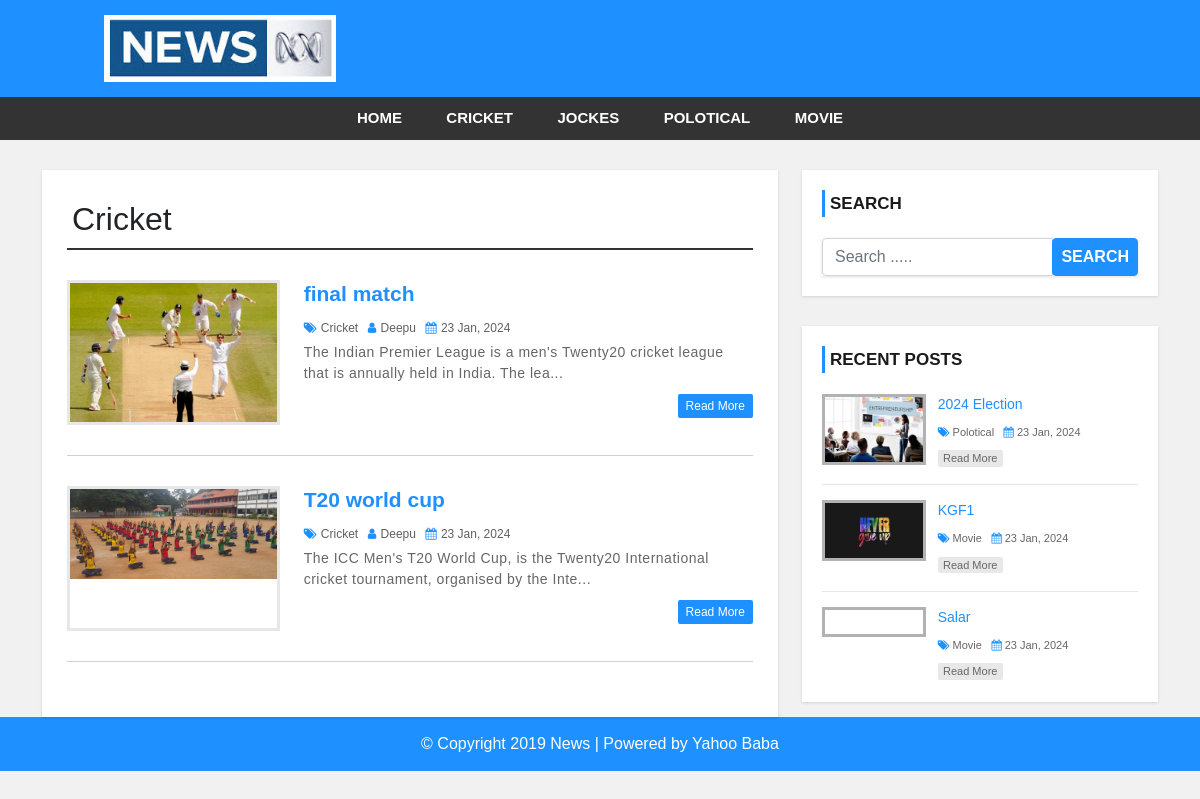
The page /category.php?pid=2 on the database its author committed.
### tables this page shows
CREATE TABLE `category` (
  `category_id` int(20) NOT NULL,
  `category_name` varchar(255) NOT NULL,
  `category_post` int(5) NOT NULL
);

CREATE TABLE `post` (
  `p_id` int(5) NOT NULL,
  `p_description` varchar(500) NOT NULL,
  `p_title` varchar(255) NOT NULL,
  `p_category` int(5) NOT NULL,
  `p_date` varchar(255) NOT NULL,
  `p_author` varchar(255) NOT NULL,
  `p_img` varchar(255) NOT NULL
);

CREATE TABLE `users` (
  `u_id` int(5) NOT NULL,
  `u_fname` varchar(255) NOT NULL,
  `u_lname` varchar(255) NOT NULL,
  `u_user` varchar(255) NOT NULL,
  `u_pwd` varchar(255) NOT NULL,
  `u_email` varchar(255) NOT NULL,
  `u_role` int(5) NOT NULL,
  `otp` int(20) DEFAULT NULL
);

### category.php (the view, shortened to what this page needs)
<?php include 'header.php';
global $con;
$pid=$_REQUEST['pid'];
$sql="select * from post left join category on post.p_category=category.category_id left join users on post.p_author=users.u_id where category_id=$pid order by post.p_id";
$rs=mysqli_query($con,$sql) or die(mysqli_error($con));
?>
    <div id="main-content">
      <div class="container">
        <div class="row">
            <div class="col-md-8">
                <div class="post-container">
                    <?php
                        $sql1="select * from category where category_id=$pid";
                        $rs1=mysqli_query($con,$sql1) or die(mysqli_error($con));
                        $da=mysqli_fetch_assoc($rs1) or die(mysqli_error($con));
                    ?>
                  <h2 class="page-heading"><?=$da['category_name']?></h2>
                  <?php while($data=mysqli_fetch_assoc($rs)){?>
                    <div class="post-content">
                        <div class="row">
                            <div class="col-md-4">
                                <a class="post-img" href="single.php?id=<?=$data['p_id']?>"><img src="admin/upload/<?=$data['p_img']?>" alt=""/></a>
                            </div>
                            <div class="col-md-8">
                                <div class="inner-content clearfix">
                                    <h3><a href='single.php?id=<?=$data['p_id']?>'><?=$data['p_title']?></a></h3>
                                    <div class="post-information">
                                        <span>
                                            <i class="fa fa-tags" aria-hidden="true"></i>
                                            <a href='category.php'><?=$data['category_name']?></a>
                                        </span>
                                        <span>
                                            <i class="fa fa-user" aria-hidden="true"></i>
                                            <a href='author.php?aid=<?=$data['u_id']?>'><?=$data['u_user']?></a>
                                        </span>
                                        <span>
                                            <i class="fa fa-calendar" aria-hidden="true"></i>
                                            <?=$data['p_date']?>
                                        </span>
                                    </div>
                                    <p class="description">
                                        <?=substr($data['p_description'],0,100)."..."?>
                                    </p>
                                    <a class='read-more pull-right' href='single.php?id=<?=$data['p_id']?>'>read more</a>
                                </div>
                            </div>
                        </div>
                    </div>
                    <?php } ?>
                </div>
            </div>
            <?php include 'sidebar.php'; ?>
        </div>
      </div>
    </div>
<?php include 'footer.php'; ?>

### header.php (shortened to what this page needs)
<?php
global $con;
$sql="select * from category where category_post>0";
$rs=mysqli_query($con,$sql) or die(mysqli_error($con));
?>
<!DOCTYPE html>
<html lang="en">
<head>
    <link href="https://cdn.jsdelivr.net/npm/bootstrap@5.0.2/dist/css/bootstrap.min.css" rel="stylesheet">
    <link rel="stylesheet" href="css/font-awesome.css">
    <link rel="stylesheet" href="css/style.css">
</head>
<body>
<div id="header">
    <div class="container">
        <div class="row">
            <div class=" col-md-offset-4 col-md-4">
                <a href="index.php" id="logo"><img src="images/news.jpg"></a>
            </div>
        </div>
    </div>
</div>
<div id="menu-bar">
    <div class="container">
        <div class="row">
            <div class="col-md-12">
                <ul class='menu'>
                    <li><a href='index.php'>HOME</a></li>
                    <?php while($data=mysqli_fetch_assoc($rs)){?>
                    <li><a href='category.php?pid=<?=$data['category_id']?>'><?=$data['category_name']?></a></li>
                    <?php } ?>
                </ul>
            </div>
        </div>
    </div>
</div>

### sidebar.php (shortened to what this page needs)
<?php
global $con;
$sql="select * from post left join category on post.p_category=category.category_id left join users on post.p_author=users.u_id order by post.p_id desc limit 3";
$rs=mysqli_query($con,$sql) or die(mysqli_error($con));
?>
<div id="sidebar" class="col-md-4">
    <div class="search-box-container">
        <h4>Search</h4>
        <form class="search-post" action="search.php" method ="GET">
            <div class="input-group">
                <input type="text" name="search" class="form-control" placeholder="Search ..... " required>
                <span class="input-group-btn">
                    <button type="submit" class="btn btn-danger">Search</button>
                </span>
            </div>
        </form>
    </div>
    <div class="recent-post-container">
        <h4>Recent Posts</h4>
        <?php while($data=mysqli_fetch_assoc($rs)){?>
        <div class="recent-post">
            <a class="post-img" href="single.php?id=<?=$data['p_id']?>">
                <img src="admin/upload/<?=$data['p_img']?>" alt=""/>
            </a>
            <div class="post-content">
                <h5><a href="single.php?id=<?=$data['p_id']?>"><?=$data['p_title']?></a></h5>
                <span>
                    <i class="fa fa-tags" aria-hidden="true"></i>
                    <a href='category.php'><?=$data['category_name']?></a>
                </span>
                <span>
                    <i class="fa fa-calendar" aria-hidden="true"></i>
                    <?=$data['p_date']?>
                </span>
                <a class="read-more" href="single.php">read more</a>
            </div>
        </div>
        <?php } ?>
</div>

### css/style.css (style rules this page uses)
body { background: #f1f1f1; font-family: sans-serif,arial,Helvetica; }
a, a:hover, a:focus { text-decoration: none; outline: none; }
ul { margin:0; padding:0; list-style:none; }
h2.page-heading { margin: 5px 0 30px; padding: 0 5px 10px; border-bottom: 2px solid #333; }
form { background: #fff; padding: 25px; box-shadow:0 1px 3px rgba(0, 0, 0, 0.13); }
#header { background: #1e90ff; text-align: center; padding: 15px; }
#logo { display: inline-block; width: 65%; }
#logo img { width: 100%; }
#menu-bar { background: #333; text-align: center; }
#menu-bar .menu > li { display: inline-block; }
.menu > li > a { padding: 10px 20px; display: block; text-transform: uppercase; color: #fff; font-size: 15px; font-weight:600; transition:all 0.5s ease 0s; }
#main-content { padding: 30px 0; min-height: 750px; }
#main-content .post-container { background-color: #fff; padding: 25px; box-shadow: 0 1px 3px rgba(0, 0, 0, 0.13); }
#main-content .post-content { border-bottom: 1px solid #d1d1d1; padding: 0 0 30px; margin-bottom:30px; }
#main-content .post-content img { width: 100%; }
#main-content .post-content .post-img { border: 3px solid #e7e7e7; display: block; height: 145px; overflow: hidden; transition: border .3s; }
#main-content .post-content h3 { font-size: 21px; line-height: 28px; font-weight: 600; margin: 0 0 7px; }
#main-content .post-content h3 a { color: #1e90ff; transition:all 0.3s; }
#main-content .post-content .post-information span { color: #606060; font-size: 12px; text-transform: capitalize; margin: 0 5px 5px 0; display: inline-block; }
#main-content .post-content .post-information i { color: #1e90ff; margin-right: 1px; }
#main-content .post-content .post-information a { color: #606060; text-decoration: none; }
#main-content .post-content p, #main-content .single-post p { color: #666; font-size: 14px; letter-spacing: 0.5px; margin:0 0 10px; }
#main-content .post-content a.read-more { color: #fff; background-color: #1E90FF; font-size: 12px; text-transform: capitalize; padding: 3px 8px; border-radius: 2px; transition: all 0.3s; }
i.fa { color:#222; }
#sidebar h4 { color: #1A1A1A; font-size: 17px; line-height: 27px; font-weight:600; text-transform: uppercase; padding: 0 0 0 5px; margin: 0 0 21px; border-left: 3px solid #1e90ff; }
#sidebar .search-box-container { background-color: #fff; padding: 20px; margin: 0 0 30px; box-shadow: 0 1px 3px rgba(0, 0, 0, 0.13); }
#sidebar .search-post { padding: 0; }
#sidebar .search-post input { color: #606060; }
#sidebar .search-post .btn { font-weight: 600; text-transform: uppercase; padding: 6px 8px; background-color: #1E90FF; border-color: #1E90FF; outline: none; }
#sidebar .recent-post-container { padding: 20px; background: #fff; box-shadow: 0 1px 3px rgba(0, 0, 0, 0.13); }
#sidebar .recent-post { border-bottom: 1px solid #e7e7e7; padding: 0 0 15px; margin: 0 0 15px; }
#sidebar .recent-post:last-child { margin: 0; padding: 0; border: none; }
#sidebar .recent-post .post-img { display: inline-block; width: 33%; border: 3px solid rgba(0,0,0,0.3); vertical-align: top; transition: border .3s; }
#sidebar .recent-post .post-img img { width: 100%; }
#sidebar .recent-post .post-content { width: 65%; display: inline-block; border: none; padding: 0 0 0 7px; margin: 0; }
#sidebar .recent-post h5 { font-size: 14px; line-height: 20px; margin: 0 0 5px; }
#sidebar .recent-post h5 a { color: #1E90FF; }
#sidebar .recent-post span { color: #666; font-size: 11px; display: inline-block; margin: 0 5px 10px 0; }
#sidebar .recent-post span a { color: #666; }
#sidebar .recent-post span i { color: #1E90FF; }
#sidebar .recent-post a.read-more { color: #666; background-color: rgba(0,0,0,0.09); width: 65px; font-size: 11px; text-align: center; padding: 0; display: block; transition: all 0.3s; }

### rows shown on the page
category: category_name "CRICKET", category_name "Cricket"
category: category_name "JOCKES"
category: category_name "POLOTICAL"
category: category_name "MOVIE"
post: p_img (picture), p_title "final match", category.category_name "Cricket", users.u_user "Deepu", p_date "23 Jan, 2024", p_description "The Indian Premier League is a men's Twenty20 cricket league that is annually held in India. The lea"
post: p_img (picture), p_title "T20 world cup", category.category_name "Cricket", users.u_user "Deepu", p_date "23 Jan, 2024", p_description "The ICC Men's T20 World Cup, is the Twenty20 International cricket tournament, organised by the Inte"
post: p_img (picture), p_title "2024 Election", category.category_name "Polotical", p_date "23 Jan, 2024"
post: p_img (picture), p_title "KGF1", category.category_name "Movie", p_date "23 Jan, 2024"
post: p_title "Salar", category.category_name "Movie", p_date "23 Jan, 2024"
